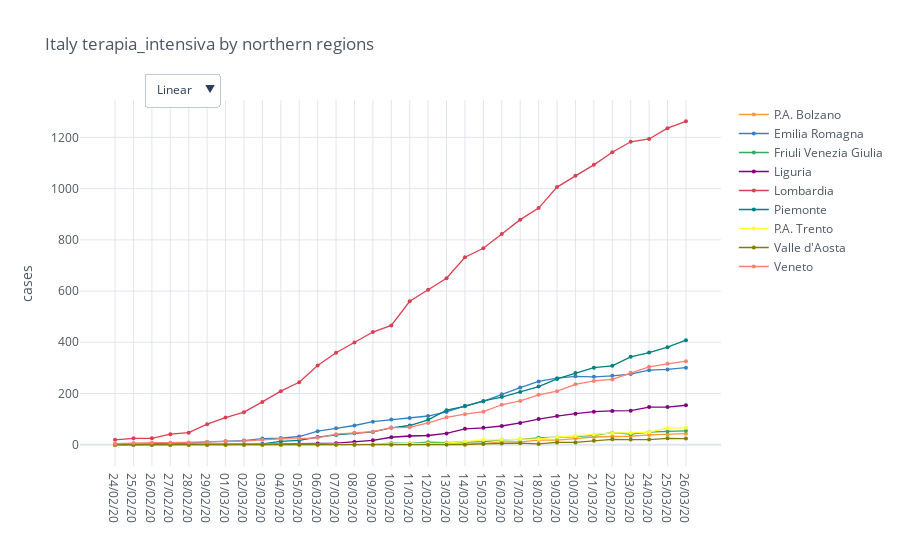

The notebook cell saved with this chart:
### Code cell
category = 'terapia_intensiva'
regions = io.italy_load_regions(io.italy_northern_regions)
total_cases = io.italy_regions_filter_by_category(regions, category)

mpl.iplot_comparative_plot(total_cases, title='Italy ' + category + ' by northern regions')

### Figure 1 — Plotly figure (JSON) as saved in the notebook; plotly's stock layout.template omitted (floating-point values rounded to 4 significant figures)
{"data": [{"line": {"color": "rgba(255, 153, 51, 1.0)", "dash": "solid", "shape": "linear", "width": 1.3}, "marker": {"size": 4, "symbol": "circle"}, "mode": "lines+markers", "name": "P.A. Bolzano", "text": "", "type": "scatter", "x": ["24/02/20", "25/02/20", "26/02/20", "27/02/20", "28/02/20", "29/02/20", "01/03/20", "02/03/20", "03/03/20", "04/03/20", "05/03/20", "06/03/20", "07/03/20", "08/03/20", "09/03/20", "10/03/20", "11/03/20", "12/03/20", "13/03/20", "14/03/20", "15/03/20", "16/03/20", "17/03/20", "18/03/20", "19/03/20", "20/03/20", "21/03/20", "22/03/20", "23/03/20", "24/03/20", "25/03/20", "26/03/20"], "y": [0, 0, 0, 0, 0, 0, 0, 0, 0, 0, 0, 0, 0, 0, 0, 1, 4, 4, 5, 7, 4, 11, 11, 18, 18, 24, 30, 32, 33, 38, 40, 43]}, {"line": {"color": "rgba(55, 128, 191, 1.0)", "dash": "solid", "shape": "linear", "width": 1.3}, "marker": {"size": 4, "symbol": "circle"}, "mode": "lines+markers", "name": "Emilia Romagna", "text": "", "type": "scatter", "x": ["24/02/20", "25/02/20", "26/02/20", "27/02/20", "28/02/20", "29/02/20", "01/03/20", "02/03/20", "03/03/20", "04/03/20", "05/03/20", "06/03/20", "07/03/20", "08/03/20", "09/03/20", "10/03/20", "11/03/20", "12/03/20", "13/03/20", "14/03/20", "15/03/20", "16/03/20", "17/03/20", "18/03/20", "19/03/20", "20/03/20", "21/03/20", "22/03/20", "23/03/20", "24/03/20", "25/03/20", "26/03/20"], "y": [2, 2, 3, 6, 6, 11, 13, 16, 24, 26, 32, 53, 64, 75, 90, 98, 104, 112, 128, 152, 169, 197, 223, 247, 260, 267, 265, 269, 276, 291, 294, 301]}, {"line": {"color": "rgba(50, 171, 96, 1.0)", "dash": "solid", "shape": "linear", "width": 1.3}, "marker": {"size": 4, "symbol": "circle"}, "mode": "lines+markers", "name": "Friuli Venezia Giulia", "text": "", "type": "scatter", "x": ["24/02/20", "25/02/20", "26/02/20", "27/02/20", "28/02/20", "29/02/20", "01/03/20", "02/03/20", "03/03/20", "04/03/20", "05/03/20", "06/03/20", "07/03/20", "08/03/20", "09/03/20", "10/03/20", "11/03/20", "12/03/20", "13/03/20", "14/03/20", "15/03/20", "16/03/20", "17/03/20", "18/03/20", "19/03/20", "20/03/20", "21/03/20", "22/03/20", "23/03/20", "24/03/20", "25/03/20", "26/03/20"], "y": [0, 0, 0, 0, 0, 0, 0, 0, 0, 0, 0, 0, 1, 1, 1, 6, 5, 10, 8, 11, 12, 19, 21, 27, 29, 32, 37, 47, 41, 49, 52, 54]}, {"line": {"color": "rgba(128, 0, 128, 1.0)", "dash": "solid", "shape": "linear", "width": 1.3}, "marker": {"size": 4, "symbol": "circle"}, "mode": "lines+markers", "name": "Liguria", "text": "", "type": "scatter", "x": ["24/02/20", "25/02/20", "26/02/20", "27/02/20", "28/02/20", "29/02/20", "01/03/20", "02/03/20", "03/03/20", "04/03/20", "05/03/20", "06/03/20", "07/03/20", "08/03/20", "09/03/20", "10/03/20", "11/03/20", "12/03/20", "13/03/20", "14/03/20", "15/03/20", "16/03/20", "17/03/20", "18/03/20", "19/03/20", "20/03/20", "21/03/20", "22/03/20", "23/03/20", "24/03/20", "25/03/20", "26/03/20"], "y": [0, 0, 0, 0, 0, 1, 1, 1, 2, 3, 3, 5, 6, 11, 17, 29, 34, 36, 44, 62, 66, 73, 85, 100, 112, 121, 129, 132, 133, 147, 147, 154]}, {"line": {"color": "rgba(219, 64, 82, 1.0)", "dash": "solid", "shape": "linear", "width": 1.3}, "marker": {"size": 4, "symbol": "circle"}, "mode": "lines+markers", "name": "Lombardia", "text": "", "type": "scatter", "x": ["24/02/20", "25/02/20", "26/02/20", "27/02/20", "28/02/20", "29/02/20", "01/03/20", "02/03/20", "03/03/20", "04/03/20", "05/03/20", "06/03/20", "07/03/20", "08/03/20", "09/03/20", "10/03/20", "11/03/20", "12/03/20", "13/03/20", "14/03/20", "15/03/20", "16/03/20", "17/03/20", "18/03/20", "19/03/20", "20/03/20", "21/03/20", "22/03/20", "23/03/20", "24/03/20", "25/03/20", "26/03/20"], "y": [19, 25, 25, 41, 47, 80, 106, 127, 167, 209, 244, 309, 359, 399, 440, 466, 560, 605, 650, 732, 767, 823, 879, 924, 1006, 1050, 1093, 1142, 1183, 1194, 1236, 1263]}, {"line": {"color": "rgba(0, 128, 128, 1.0)", "dash": "solid", "shape": "linear", "width": 1.3}, "marker": {"size": 4, "symbol": "circle"}, "mode": "lines+markers", "name": "Piemonte", "text": "", "type": "scatter", "x": ["24/02/20", "25/02/20", "26/02/20", "27/02/20", "28/02/20", "29/02/20", "01/03/20", "02/03/20", "03/03/20", "04/03/20", "05/03/20", "06/03/20", "07/03/20", "08/03/20", "09/03/20", "10/03/20", "11/03/20", "12/03/20", "13/03/20", "14/03/20", "15/03/20", "16/03/20", "17/03/20", "18/03/20", "19/03/20", "20/03/20", "21/03/20", "22/03/20", "23/03/20", "24/03/20", "25/03/20", "26/03/20"], "y": [0, 0, 0, 0, 0, 0, 2, 2, 3, 13, 17, 30, 38, 45, 50, 66, 75, 97, 135, 150, 171, 186, 206, 227, 257, 280, 301, 308, 343, 360, 381, 408]}, {"line": {"color": "rgba(255, 255, 51, 1.0)", "dash": "solid", "shape": "linear", "width": 1.3}, "marker": {"size": 4, "symbol": "circle"}, "mode": "lines+markers", "name": "P.A. Trento", "text": "", "type": "scatter", "x": ["24/02/20", "25/02/20", "26/02/20", "27/02/20", "28/02/20", "29/02/20", "01/03/20", "02/03/20", "03/03/20", "04/03/20", "05/03/20", "06/03/20", "07/03/20", "08/03/20", "09/03/20", "10/03/20", "11/03/20", "12/03/20", "13/03/20", "14/03/20", "15/03/20", "16/03/20", "17/03/20", "18/03/20", "19/03/20", "20/03/20", "21/03/20", "22/03/20", "23/03/20", "24/03/20", "25/03/20", "26/03/20"], "y": [0, 0, 0, 0, 0, 0, 0, 0, 0, 0, 0, 0, 1, 2, 2, 3, 4, 5, 6, 12, 19, 19, 22, 22, 30, 34, 39, 46, 46, 49, 65, 66]}, {"line": {"color": "rgba(128, 128, 0, 1.0)", "dash": "solid", "shape": "linear", "width": 1.3}, "marker": {"size": 4, "symbol": "circle"}, "mode": "lines+markers", "name": "Valle d'Aosta", "text": "", "type": "scatter", "x": ["24/02/20", "25/02/20", "26/02/20", "27/02/20", "28/02/20", "29/02/20", "01/03/20", "02/03/20", "03/03/20", "04/03/20", "05/03/20", "06/03/20", "07/03/20", "08/03/20", "09/03/20", "10/03/20", "11/03/20", "12/03/20", "13/03/20", "14/03/20", "15/03/20", "16/03/20", "17/03/20", "18/03/20", "19/03/20", "20/03/20", "21/03/20", "22/03/20", "23/03/20", "24/03/20", "25/03/20", "26/03/20"], "y": [0, 0, 0, 0, 0, 0, 0, 0, 0, 0, 0, 0, 0, 0, 0, 0, 0, 0, 0, 0, 3, 5, 6, 3, 9, 9, 15, 21, 20, 20, 25, 24]}, {"line": {"color": "rgba(251, 128, 114, 1.0)", "dash": "solid", "shape": "linear", "width": 1.3}, "marker": {"size": 4, "symbol": "circle"}, "mode": "lines+markers", "name": "Veneto", "text": "", "type": "scatter", "x": ["24/02/20", "25/02/20", "26/02/20", "27/02/20", "28/02/20", "29/02/20", "01/03/20", "02/03/20", "03/03/20", "04/03/20", "05/03/20", "06/03/20", "07/03/20", "08/03/20", "09/03/20", "10/03/20", "11/03/20", "12/03/20", "13/03/20", "14/03/20", "15/03/20", "16/03/20", "17/03/20", "18/03/20", "19/03/20", "20/03/20", "21/03/20", "22/03/20", "23/03/20", "24/03/20", "25/03/20", "26/03/20"], "y": [4, 7, 8, 8, 9, 11, 13, 14, 19, 23, 24, 27, 41, 47, 51, 67, 68, 85, 107, 119, 129, 156, 171, 195, 209, 236, 249, 255, 281, 304, 316, 326]}], "layout": {"legend": {"bgcolor": "#FFFFFF", "font": {"color": "#4D5663"}}, "paper_bgcolor": "#FFFFFF", "plot_bgcolor": "#FFFFFF", "title": {"font": {"color": "#4D5663"}, "text": "Italy terapia_intensiva by northern regions"}, "updatemenus": [{"buttons": [{"args": [{"yaxis.type": "linear"}], "label": "Linear", "method": "relayout"}, {"args": [{"yaxis.type": "log"}], "label": "Log", "method": "relayout"}], "direction": "down", "pad": {"r": 10, "t": 10}, "showactive": true, "x": 0.1, "xanchor": "left", "y": 1.1, "yanchor": "top"}], "xaxis": {"gridcolor": "#E1E5ED", "showgrid": true, "tickfont": {"color": "#4D5663"}, "title": {"font": {"color": "#4D5663"}, "text": ""}, "zerolinecolor": "#E1E5ED"}, "yaxis": {"gridcolor": "#E1E5ED", "showgrid": true, "tickfont": {"color": "#4D5663"}, "title": {"font": {"color": "#4D5663"}, "text": "cases"}, "zerolinecolor": "#E1E5ED"}}}
